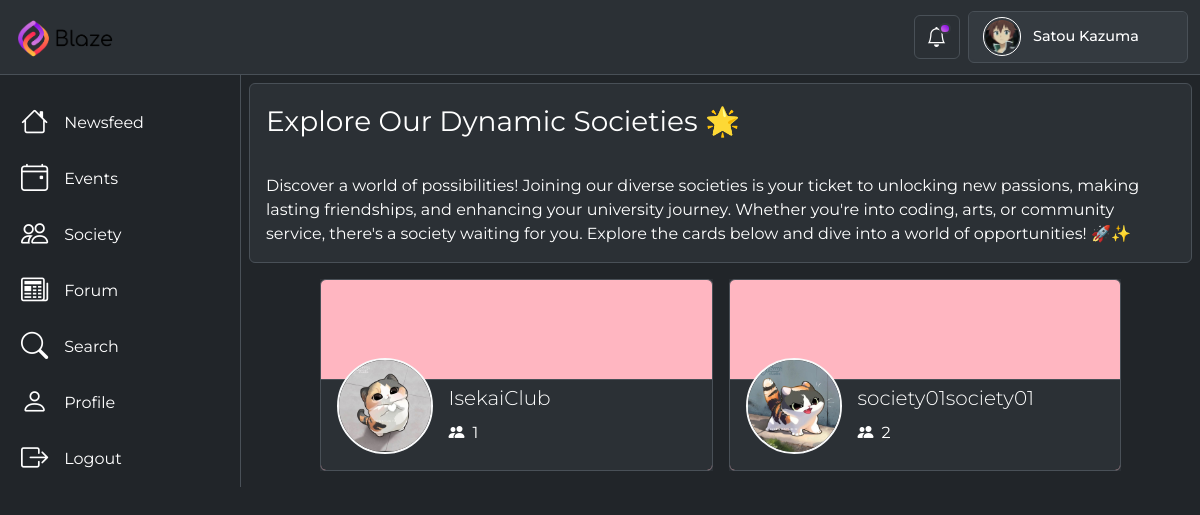
Page /society/ (signed in) on the committed database.
### BlazeApp/models.py (models this page shows, shortened)
class User(AbstractUser):
    profile_picture = models.ImageField(
        upload_to="profile_pics/",
        blank=True,
        null=True,
        default="profile_pics/Default_Profile_Picture.png",
        validators=[
            FileExtensionValidator(
                allowed_extensions=["jpg", "jpeg", "png"]
            ),  # Restrict allowed file extensions
            validate_profilePicture_size,  # Set a maximum file size limit (7 MB in this example)
        ],
    )
    follow = models.ManyToManyField(
        "self", symmetrical=False, related_name="followers", blank=True
    )
    class Meta:
        verbose_name = "User"
        verbose_name_plural = "Users"
    @property
    def get_followers_count(self):
        return self.followers.all().count()

class Society(models.Model):
    user = models.OneToOneField(User, on_delete=models.CASCADE, related_name="society")
    faculty_head = models.ForeignKey(
        Faculty,
        on_delete=models.SET_NULL,
        null=True,
        blank=True,
        related_name="faculty_heads",
    )
    president = models.OneToOneField(
        Student,
        on_delete=models.SET_NULL,
        null=True,
        blank=True,
        related_name="presidents",
    )
    vice_president = models.OneToOneField(
        Student,
        on_delete=models.SET_NULL,
        null=True,
        blank=True,
        related_name="vice_presidents",
    )
    treasurer = models.OneToOneField(
        Student,
        on_delete=models.SET_NULL,
        null=True,
        blank=True,
        related_name="treasurers",
    )
    class Meta:
        verbose_name = "Society"
        verbose_name_plural = "Societies"

### BlazeApp/views.py (the view)
# urls.py: path("society/", login_required(views.society), name="society"),
def society(request):
    society_instances = Society.objects.all()
    content = {"society_instances": society_instances}
    return render(request, "BlazeApp/society.html", content)

### BlazeApp/templates/BlazeApp/society.html (shortened to what this page needs)
{% extends 'BlazeApp/base.html' %}
{% load static %}
{% block ExtraHeaders %}
  <link href="{% static 'BlazeApp/society.css' %}" rel="stylesheet" />
{% endblock %}
{% block content %}
  <div class="content-d border border-top-0 border-bottom-0 border-end-0 col">
    <div class="bg-body-tertiary text-body-emphasis border rounded m-2" style="height: max-content;">
      <div class="fs-3 p-3" style="height: max-content;">Explore Our Dynamic Societies 🌟</div>
      <div class="fs-6 p-3" style="height: max-content;">Discover a world of possibilities! Joining our diverse societies is your ticket to unlocking new passions, making lasting friendships, and enhancing your university journey. Whether you're into coding, arts, or community service, there's a society waiting for you. Explore the cards below and dive into a world of opportunities! 🚀✨</div>
    </div>
    <div class="d-flex flex-wrap justify-content-center align-items-center border-dark m-2" style="height: max-content;">
      {% if society_instances %}
        {% for society in society_instances %}
          <a href="{% url 'BlazeApp:profile' society.user.pk %}" class="bg-body-tertiary text-body-emphasis col-11 col-sm-10 col-lg-5 m-2">
            <div id="society_{{ society.pk }}" class="society-card border rounded p-2">
              <div class="society-card-bottom border-top col-12 bg-body-tertiary"></div>
              <div class="society-card-dd col-12 mb-2 ps-2">
                <div class="society-card-pfp col-1 me-3 border border-light border-2">
                  <img src="{{ society.user.profile_picture.url }}" alt="society profile picture" />
                </div>
                <div class="mt-3">
                  <div class="lead text-truncate">{{ society.user.first_name }}{{ society.user.last_name }}</div>
                  <div class="d-flex">
                    <div class="fs-6 mt-2 me-2 text-body-emphasis" style="font-size: 0.9rem;">
                      <i class="bi bi-people-fill me-2"></i>{{ society.user.get_followers_count }}
                    </div>
                  </div>
                </div>
              </div>
            </div>
          </a>
        {% endfor %}
      {% endif %}
    </div>
  </div>
{% endblock %}

### BlazeApp/templates/BlazeApp/base.html (shortened to what this page needs)
{% load static %}
<!DOCTYPE html>
  <html lang="en" data-bs-theme="dark">
    <head>
      <link href="https://cdn.jsdelivr.net/npm/bootstrap@5.3.1/dist/css/bootstrap.min.css" rel="stylesheet" />
      <link rel="stylesheet" href="https://cdn.jsdelivr.net/npm/bootstrap-icons@1.10.5/font/bootstrap-icons.css" />
      <link href="{% static 'BlazeApp/base.css' %}" rel="stylesheet" />
      {% block ExtraHeaders %}
      {% endblock %}
    </head>
    <body>
      {% block navbar %}
        <nav class="navbar bg-body-tertiary border-bottom position-sticky">
          <div class="container-xxl">
            <a class="navbar-brand" href="{% url 'BlazeApp:newsfeed' %}"><img src="{% static 'BlazeApp/logo.png' %}" alt="Logo" width="110px" height="auto" class="d-inline-block align-text-top" /></a>
            <div class="d-flex align-items-center">
              <button class="btn border bg-scheme mx-2 fs-5 position-relative noti-btn text-body-emphasis" type="button" data-bs-toggle="offcanvas" data-bs-target="#NotificationOffcanvas" aria-controls="offcanvasNotification"><div id="noti-indicator"></div><i class="bi bi-bell"></i></button>
              <div class="dropdown-center bg-body-secondary border rounded nav-profile-d col-md-2 d-lg-block d-none">
                <button class="nav-profile bg-body-secondary d-flex align-items-center justify-content-around" data-bs-toggle="dropdown" aria-expanded="false">
                  <div class="nav-profile-pic-cover d-flex justify-content-center align-items-center mx-2" style="width: 2.4rem; height: 2.4rem;">
                    <div class="nav-profile-pic">
                      <img src="{{ request.user.profile_picture.url }}" alt="profile-picture" />
                    </div>
                  </div>
                  <div class="nav-profile-name text-start text-truncate fw-medium mx-1 d-lg-block d-none">{{ request.user.first_name }} {{ request.user.last_name }}</div>
                </button>
              </div>
            </div>
          </div>
        </nav>
      {% endblock %}
      <div class="container-xxl d-flex" style="padding: 0px;">
        {% block body %}
          <div class="side-panel-d d-none d-md-block">
            <a href="{% url 'BlazeApp:newsfeed' %}">
              <div class="side-panel-item text-body-emphasis bg-scheme d-flex align-items-center fw-normal rounded mx-1 mt-4">
                <i class="ms-3 me-3 bi bi-house"></i>Newsfeed
              </div>
            </a>
            <a href="{% url 'BlazeApp:events' %}">
              <div class="side-panel-item text-body-emphasis bg-scheme d-flex align-items-center fw-normal rounded mx-1 mt-2">
                <i class="ms-3 me-3 bi bi-calendar4-event"></i>Events
              </div>
            </a>
            <a href="{% url 'BlazeApp:society' %}">
              <div class="side-panel-item text-body-emphasis bg-scheme d-flex align-items-center fw-normal rounded mx-1 mt-2">
                <i class="ms-3 me-3 bi bi-people"></i>Society
              </div>
            </a>
            <a href="{% url 'BlazeApp:newsfeed' %}">
              <div class="side-panel-item text-body-emphasis bg-scheme d-flex align-items-center fw-normal rounded mx-1 mt-2">
                <i class="ms-3 me-3 bi bi-newspaper"></i>Forum
              </div>
            </a>
            <div class="side-panel-item text-body-emphasis bg-scheme d-flex align-items-center fw-normal rounded mx-1 mt-2" data-bs-toggle="modal" data-bs-target="#searchBar">
              <i class="ms-3 me-3 bi bi-search"></i>Search
            </div>
            <a href="{% url 'BlazeApp:profile' request.user.pk %}">
              <div class="side-panel-item text-body-emphasis bg-scheme d-flex align-items-center fw-normal rounded mx-1 mt-2">
                <i class="ms-3 me-3 bi bi-person"></i>Profile
              </div>
            </a>
            <a href="{% url 'BlazeApp:user_logout' %}">
              <div class="side-panel-item text-body-emphasis bg-scheme d-flex align-items-center fw-normal rounded mx-1 mt-2">
                <i class="ms-3 me-3 bi bi-box-arrow-right"></i>Logout
              </div>
            </a>
          </div>
          {% block content %}
          {% endblock %}
        {% endblock %}
      </div>
    </body>
  </html>
</html>

### BlazeApp/static/BlazeApp/base.css (style rules this page uses)
body { font-family: 'Montserrat', sans-serif; color: #393939; }
a { text-decoration: none; color: #393939; }
.navbar { top: 0; z-index: 100; }
.nav-profile-d { height: 3.2rem; width: max-content; }
.nav-profile { width: max-content; height: 3rem; border: none; border-radius: 5px; outline: none; transition: 0.25s ease-in-out; }
.nav-profile-pic { border-radius: 50%; overflow: hidden; }
.nav-profile-pic-cover { border: 1px solid var(--bs-emphasis-color); border-radius: 50%; width: 3rem; height: 3rem; cursor: pointer; }
.nav-profile-pic>img { width: 2.1rem; height: 2.1rem; border-radius: 50%; }
.nav-profile-name { width: 9rem; font-size: 0.9rem; }
.bg-scheme { cursor: pointer; transition: background-color 0.2s ease-in-out; }
.noti-btn { --bs-btn-hover-color: var(--bs-emphasis-color); --bs-btn-active-color: var(--bs-emphasis-color); }
#noti-indicator { background: linear-gradient(to left bottom, #8100E6, #D175E0); width: 0.7rem; height: 0.7rem; position: absolute; border-radius: 50%; right: 8px; top: 7px; border: 2px solid white; border-color: var(--bs-secondary-bg) !important; transition: 0.1s ease-in-out; }
.side-panel-d { width: 15rem; max-height: calc(100vh - 75px); overflow: auto; position: sticky; top: 75px; z-index: 101; }
.side-panel-item { height: 3rem; font-size: 1rem; transition: 0.15s ease-in-out; border: 1px solid transparent; }
.side-panel-item i { font-size: 1.7rem; }
.content-d { height: max-content; }

### BlazeApp/static/BlazeApp/society.css (style rules this page uses)
.society-card { height: 12rem; background-color: lightpink; display: flex; align-items: end; position: relative; overflow: hidden; }
.society-card-bottom { height: 5.7rem; position: absolute; bottom: 0; left: 0; }
.society-card-pfp { height: 6rem; width: 6rem; background-color: #393939; border-radius: 50%; overflow: hidden; position: relative; }
.society-card-pfp img { width: 100%; height: auto; }
.society-card-dd { display: flex; justify-content: start; align-items: center; z-index: 1; }

### rows in the picture
User: user.profile_picture (picture), user.first_name "Satou", user.last_name "Kazuma"
Society: user.profile_picture (picture), user.first_name "Isekai", user.last_name "Club", user.get_followers_count "1"
Society: user.profile_picture (picture), user.first_name "society01", user.last_name "society01", user.get_followers_count "2"
